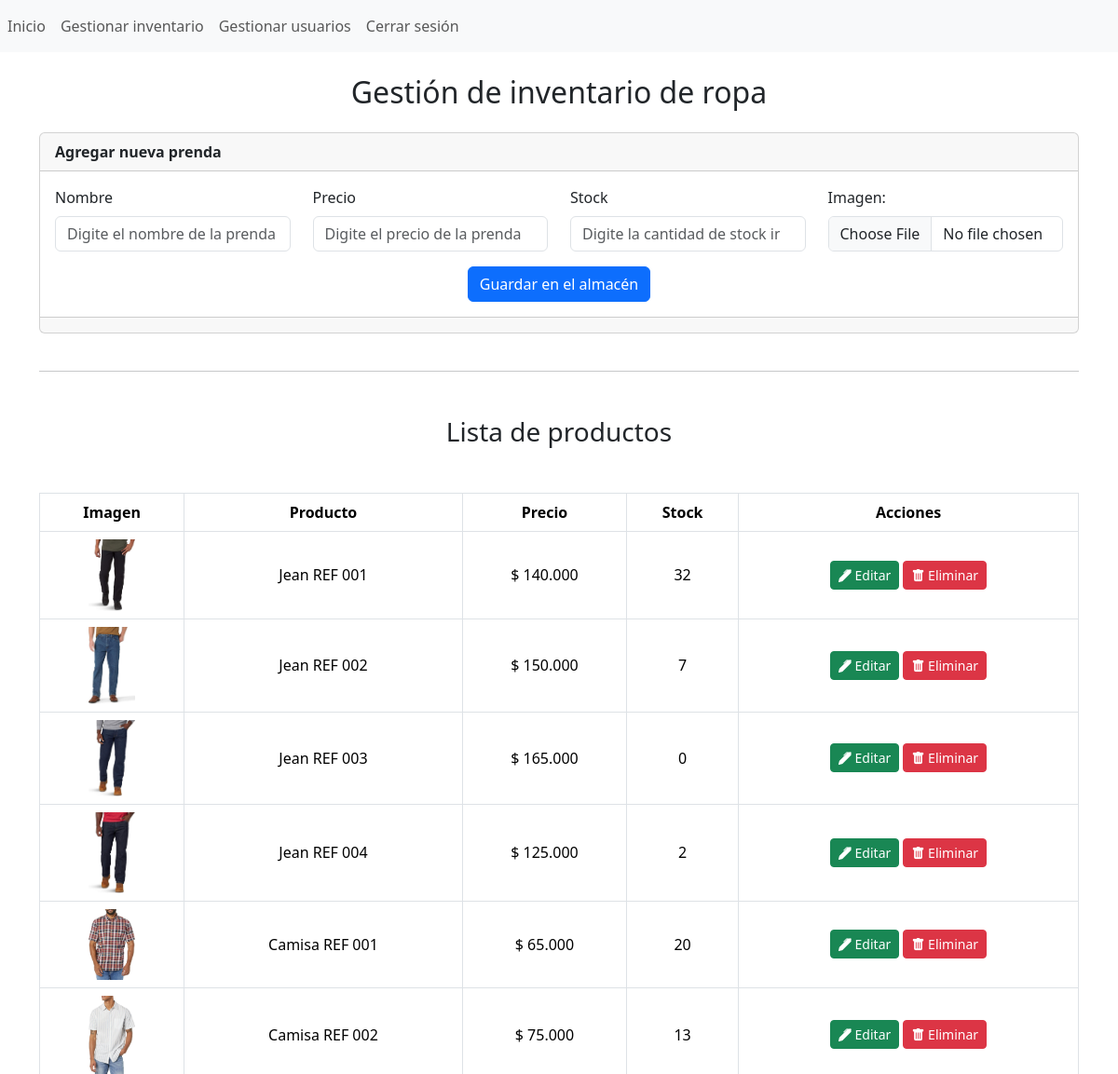
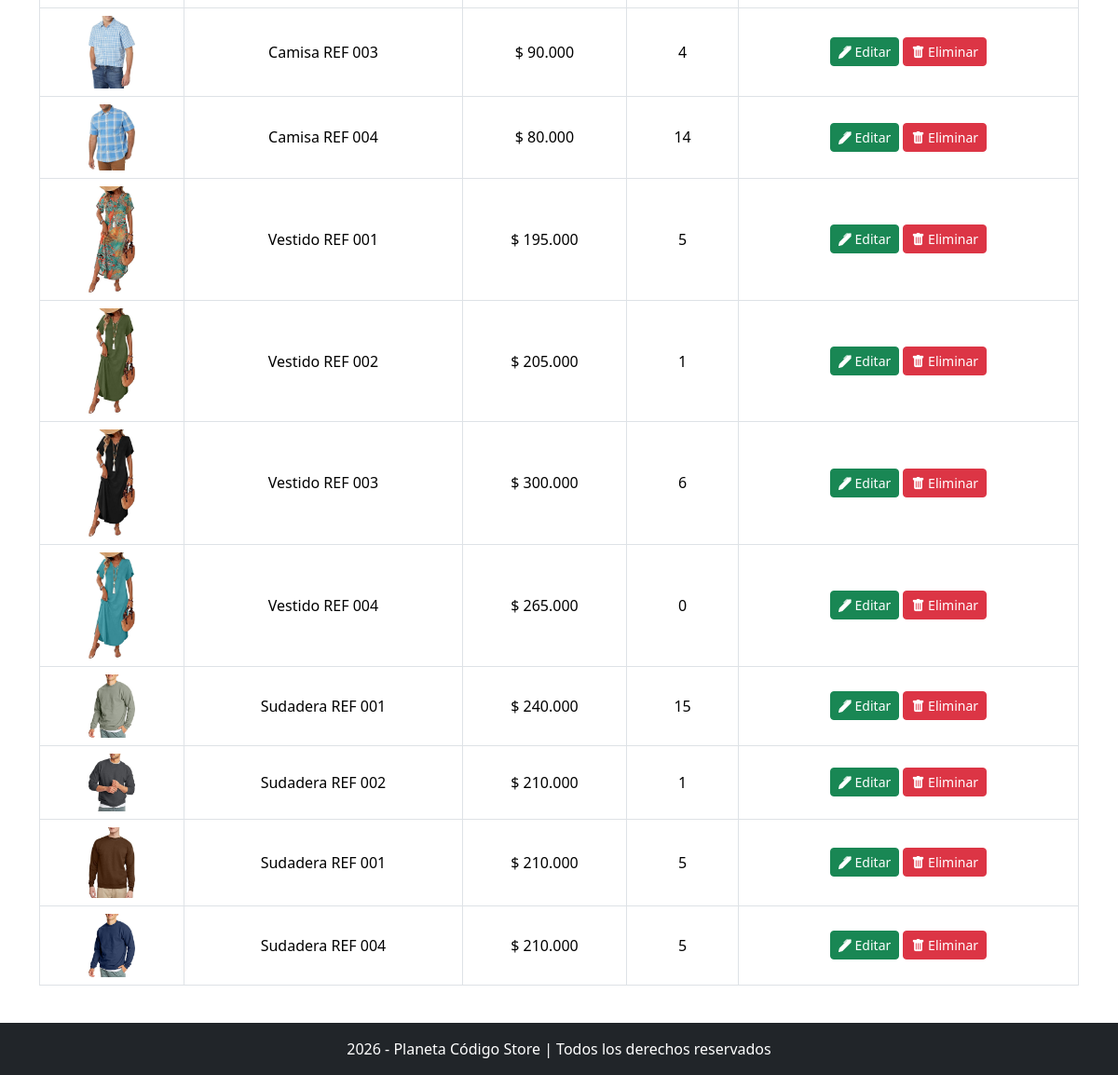
The page /codigo/admin/productos.php (signed in) on the database its author committed (2 pictures, top to bottom).
### tables this page shows
CREATE TABLE `productos` (
  `id` int(11) NOT NULL,
  `nombre` varchar(100) NOT NULL,
  `precio` decimal(10,2) NOT NULL,
  `stock` int(11) NOT NULL,
  `imagen` varchar(255) NOT NULL
);

### codigo/admin/productos.php (the view, shortened to what this page needs)
<?php
require '../config/db.php';
$stmt = $pdo->query("SELECT * FROM `productos`");
$productos = $stmt->fetchAll();
include '../templates/header.php';
?>
<h2 class="mt-4 mb-4 text-center">Gestión de inventario de ropa</h2>
<div class="card">
    <div class="card-header"><strong>Agregar nueva prenda</strong></div>
    <div class="card-body">
        <form action="" method="post" enctype="multipart/form-data">
            <div class="row">
                <div class="col-md-3 mb-3">
                    <label for="" class="form-label">Nombre</label>
                    <input type="text" class="form-control" name="nombre" id="" aria-describedby="helpId"
                        placeholder="Digite el nombre de la prenda" autocomplete="off" required />
                </div>
                <div class="col-md-3 mb-3">
                    <label for="" class="form-label">Precio</label>
                    <input type="number" class="form-control" name="precio" id="" aria-describedby="helpId"
                        placeholder="Digite el precio de la prenda" autocomplete="off" required />
                </div>
                <div class="col-md-3 mb-3">
                    <label for="" class="form-label">Stock</label>
                    <input type="number" class="form-control" name="stock" id="" aria-describedby="helpId"
                        placeholder="Digite la cantidad de stock inicial" autocomplete="off" required />
                </div>
                <div class="col-md-3 mb-3">
                    <label for="" class="form-label">Imagen:</label>
                    <input type="file" class="form-control" name="imagen" id="" aria-describedby="helpId" placeholder=""
                        required />
                </div>
                <div class="text-center">
                    <button type="submit" class="btn btn-primary" name="agregar">
                        Guardar en el almacén
                    </button>
                </div>
            </div>
        </form>
    </div>
    <div class="card-footer text-body-secondary"></div>
</div>
<br>
<hr>
<h3 class="text-center mt-5 mb-5">Lista de productos</h3>
<div class="table-responsive">
    <table class="table table-bordered table-hover align-middle display" style="text-align: center;" id="myTable">
        <thead>
            <tr>
                <th>Imagen</th>
                <th>Producto</th>
                <th>Precio</th>
                <th>Stock</th>
                <th>Acciones</th>
            </tr>
        </thead>
        <tbody>
            <?php foreach ($productos as $p): ?>
            <tr>
                <td><img src="../uploads/<?php echo $p['imagen']; ?>" width="50"></td>
                <td><?php echo $p['nombre']; ?></td>
                <td>$ <?php echo number_format($p['precio'], 0, ',', '.'); ?></td>
                <td><?php echo $p['stock']; ?></td>
                <td>
                    <a name="" id="" class="btn btn-success btn-sm"
                        href="editar_productos.php?id=<?php echo $p['id']; ?>" role="button"><i
                            class="bi bi-pen-fill"></i> Editar</a>
                    <a name="" id="" class="btn btn-danger btn-sm" href="?eliminar=<?php echo $p['id']; ?>"
                        role="button"><i class="bi bi-trash-fill"></i> Eliminar</a>
                </td>
            </tr>
            <?php endforeach; ?>
        </tbody>
    </table>
</div>
<?php
include '../templates/footer.php';
?>

### codigo/templates/header.php (shortened to what this page needs)
<!doctype html>
<html lang="es" data-bs-theme="light">
<head>
    <link href="https://cdn.jsdelivr.net/npm/bootstrap@5.3.8/dist/css/bootstrap.min.css" rel="stylesheet"
 />
    <link rel="stylesheet" href="https://cdn.jsdelivr.net/npm/bootstrap-icons@1.13.1/font/bootstrap-icons.min.css">
    <link href="https://cdn.datatables.net/v/bs5/jq-3.7.0/dt-2.3.8/datatables.min.css" rel="stylesheet"
>
</head>
<body>
    <header>
        <nav class="navbar navbar-expand navbar-light bg-light">
            <ul class="nav navbar-nav">
                <?php
                if($_SESSION['rol'] == 'admin'):
                ?>
                <li class="nav-item">
                    <a class="nav-link" href="../admin/index.php">Inicio</a>
                </li>
                <li class="nav-item">
                    <a class="nav-link" href="../admin/productos.php">Gestionar inventario</a>
                </li>
                <li class="nav-item">
                    <a class="nav-link" href="../admin/usuarios.php">Gestionar usuarios</a>
                </li>
                <?php
                endif;
                ?>
                <li class="nav-item">
                    <a class="nav-link" href="../logout.php">Cerrar sesión</a>
                </li>
            </ul>
        </nav>
    </header>
    <main class="container">

### codigo/templates/footer.php (shortened to what this page needs)
</main>
<div style="padding-bottom: 80px;">
    <footer class="fixed-bottom bg-dark text-white py-3 text-center" style="margin-top: 100px;">
        <div class="container">
            <span>2026 - Planeta Código Store | Todos los derechos reservados</span>
        </div>
    </footer>
</div>
</body>
</html>

### rows shown on the page
productos: imagen (picture), nombre "Jean REF 001", precio "140.000", stock "32"
productos: imagen (picture), nombre "Jean REF 002", precio "150.000", stock "7"
productos: imagen (picture), nombre "Jean REF 003", precio "165.000", stock "0"
productos: imagen (picture), nombre "Jean REF 004", precio "125.000", stock "2"
productos: imagen (picture), nombre "Camisa REF 001", precio "65.000", stock "20"
productos: imagen (picture), nombre "Camisa REF 002", precio "75.000", stock "13"
productos: imagen (picture), nombre "Camisa REF 003", precio "90.000", stock "4"
productos: imagen (picture), nombre "Camisa REF 004", precio "80.000", stock "14"
productos: imagen (picture), nombre "Vestido REF 001", precio "195.000", stock "5"
productos: imagen (picture), nombre "Vestido REF 002", precio "205.000", stock "1"
productos: imagen (picture), nombre "Vestido REF 003", precio "300.000", stock "6"
productos: imagen (picture), nombre "Vestido REF 004", precio "265.000", stock "0"
productos: imagen (picture), nombre "Sudadera REF 001", precio "240.000", stock "15"
productos: imagen (picture), nombre "Sudadera REF 002", precio "210.000", stock "1"
productos: imagen (picture), nombre "Sudadera REF 001", precio "210.000", stock "5"
productos: imagen (picture), nombre "Sudadera REF 004", precio "210.000", stock "5"
